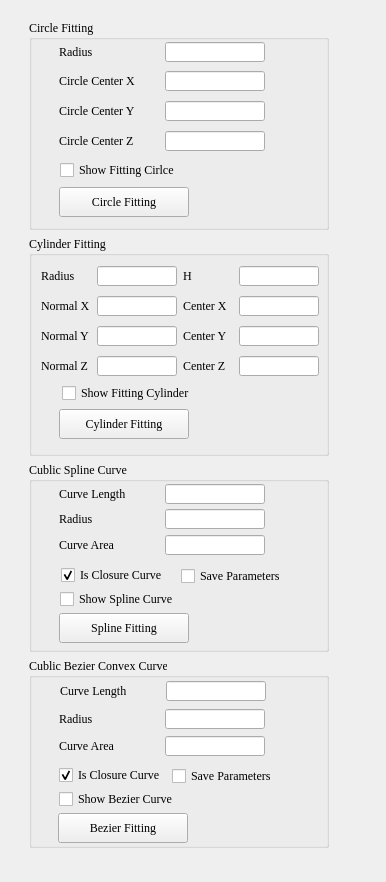
<?xml version="1.0" encoding="UTF-8"?>
<ui version="4.0">
 <class>FittingMethodsForm</class>
 <widget class="QWidget" name="FittingMethodsForm">
  <property name="geometry">
   <rect>
    <x>0</x>
    <y>0</y>
    <width>386</width>
    <height>882</height>
   </rect>
  </property>
  <property name="font">
   <font>
    <family>Times New Roman</family>
    <pointsize>9</pointsize>
   </font>
  </property>
  <property name="windowTitle">
   <string>Form</string>
  </property>
  <widget class="QWidget" name="layoutWidget">
   <property name="geometry">
    <rect>
     <x>29</x>
     <y>20</y>
     <width>302</width>
     <height>830</height>
    </rect>
   </property>
   <layout class="QVBoxLayout" name="verticalLayout">
    <item>
     <widget class="QGroupBox" name="groupBox">
      <property name="minimumSize">
       <size>
        <width>300</width>
        <height>210</height>
       </size>
      </property>
      <property name="maximumSize">
       <size>
        <width>300</width>
        <height>210</height>
       </size>
      </property>
      <property name="title">
       <string>Circle Fitting</string>
      </property>
      <widget class="QCheckBox" name="checkBoxShowCircle">
       <property name="geometry">
        <rect>
         <x>31</x>
         <y>142</y>
         <width>181</width>
         <height>16</height>
        </rect>
       </property>
       <property name="text">
        <string>Show Fitting Cirlce</string>
       </property>
      </widget>
      <widget class="QWidget" name="layoutWidget">
       <property name="geometry">
        <rect>
         <x>30</x>
         <y>50</y>
         <width>208</width>
         <height>22</height>
        </rect>
       </property>
       <layout class="QHBoxLayout" name="horizontalLayout_2">
        <item>
         <widget class="QLabel" name="labelThickNess_5">
          <property name="minimumSize">
           <size>
            <width>100</width>
            <height>20</height>
           </size>
          </property>
          <property name="maximumSize">
           <size>
            <width>100</width>
            <height>20</height>
           </size>
          </property>
          <property name="statusTip">
           <string/>
          </property>
          <property name="text">
           <string>Circle Center X</string>
          </property>
         </widget>
        </item>
        <item>
         <widget class="QLineEdit" name="lineEditCircleCenterX">
          <property name="minimumSize">
           <size>
            <width>100</width>
            <height>20</height>
           </size>
          </property>
          <property name="maximumSize">
           <size>
            <width>100</width>
            <height>20</height>
           </size>
          </property>
          <property name="readOnly">
           <bool>true</bool>
          </property>
         </widget>
        </item>
       </layout>
      </widget>
      <widget class="QWidget" name="layoutWidget_2">
       <property name="geometry">
        <rect>
         <x>30</x>
         <y>80</y>
         <width>208</width>
         <height>22</height>
        </rect>
       </property>
       <layout class="QHBoxLayout" name="horizontalLayout_3">
        <item>
         <widget class="QLabel" name="labelThickNess_6">
          <property name="minimumSize">
           <size>
            <width>100</width>
            <height>20</height>
           </size>
          </property>
          <property name="maximumSize">
           <size>
            <width>100</width>
            <height>20</height>
           </size>
          </property>
          <property name="statusTip">
           <string/>
          </property>
          <property name="text">
           <string>Circle Center Y</string>
          </property>
         </widget>
        </item>
        <item>
         <widget class="QLineEdit" name="lineEditCircleCenterY">
          <property name="minimumSize">
           <size>
            <width>100</width>
            <height>20</height>
           </size>
          </property>
          <property name="maximumSize">
           <size>
            <width>100</width>
            <height>20</height>
           </size>
          </property>
          <property name="readOnly">
           <bool>true</bool>
          </property>
         </widget>
        </item>
       </layout>
      </widget>
      <widget class="QWidget" name="layoutWidget_3">
       <property name="geometry">
        <rect>
         <x>30</x>
         <y>110</y>
         <width>208</width>
         <height>22</height>
        </rect>
       </property>
       <layout class="QHBoxLayout" name="horizontalLayout_4">
        <item>
         <widget class="QLabel" name="labelThickNess_7">
          <property name="minimumSize">
           <size>
            <width>100</width>
            <height>20</height>
           </size>
          </property>
          <property name="maximumSize">
           <size>
            <width>100</width>
            <height>20</height>
           </size>
          </property>
          <property name="statusTip">
           <string/>
          </property>
          <property name="text">
           <string>Circle Center Z</string>
          </property>
         </widget>
        </item>
        <item>
         <widget class="QLineEdit" name="lineEditCircleCenterZ">
          <property name="minimumSize">
           <size>
            <width>100</width>
            <height>20</height>
           </size>
          </property>
          <property name="maximumSize">
           <size>
            <width>100</width>
            <height>20</height>
           </size>
          </property>
          <property name="readOnly">
           <bool>true</bool>
          </property>
         </widget>
        </item>
       </layout>
      </widget>
      <widget class="QPushButton" name="pushButtonCircleFitting">
       <property name="geometry">
        <rect>
         <x>30</x>
         <y>167</y>
         <width>130</width>
         <height>30</height>
        </rect>
       </property>
       <property name="minimumSize">
        <size>
         <width>130</width>
         <height>30</height>
        </size>
       </property>
       <property name="text">
        <string>Circle Fitting</string>
       </property>
      </widget>
      <widget class="QWidget" name="layoutWidget">
       <property name="geometry">
        <rect>
         <x>30</x>
         <y>21</y>
         <width>208</width>
         <height>22</height>
        </rect>
       </property>
       <layout class="QHBoxLayout" name="horizontalLayout">
        <item>
         <widget class="QLabel" name="labelThickNess_4">
          <property name="minimumSize">
           <size>
            <width>100</width>
            <height>20</height>
           </size>
          </property>
          <property name="maximumSize">
           <size>
            <width>100</width>
            <height>20</height>
           </size>
          </property>
          <property name="statusTip">
           <string/>
          </property>
          <property name="text">
           <string>Radius</string>
          </property>
         </widget>
        </item>
        <item>
         <widget class="QLineEdit" name="lineEditCricleRadius">
          <property name="minimumSize">
           <size>
            <width>100</width>
            <height>20</height>
           </size>
          </property>
          <property name="maximumSize">
           <size>
            <width>100</width>
            <height>20</height>
           </size>
          </property>
          <property name="readOnly">
           <bool>true</bool>
          </property>
         </widget>
        </item>
       </layout>
      </widget>
     </widget>
    </item>
    <item>
     <widget class="QGroupBox" name="groupBox_2">
      <property name="minimumSize">
       <size>
        <width>300</width>
        <height>220</height>
       </size>
      </property>
      <property name="maximumSize">
       <size>
        <width>300</width>
        <height>220</height>
       </size>
      </property>
      <property name="title">
       <string>Cylinder Fitting</string>
      </property>
      <widget class="QCheckBox" name="checkBoxShowCylinder">
       <property name="geometry">
        <rect>
         <x>33</x>
         <y>149</y>
         <width>181</width>
         <height>16</height>
        </rect>
       </property>
       <property name="text">
        <string>Show Fitting Cylinder</string>
       </property>
      </widget>
      <widget class="QPushButton" name="pushButtonCylinderFitting">
       <property name="geometry">
        <rect>
         <x>30</x>
         <y>173</y>
         <width>130</width>
         <height>30</height>
        </rect>
       </property>
       <property name="minimumSize">
        <size>
         <width>130</width>
         <height>30</height>
        </size>
       </property>
       <property name="text">
        <string>Cylinder Fitting</string>
       </property>
      </widget>
      <widget class="QWidget" name="layoutWidget">
       <property name="geometry">
        <rect>
         <x>12</x>
         <y>29</y>
         <width>280</width>
         <height>22</height>
        </rect>
       </property>
       <layout class="QHBoxLayout" name="horizontalLayout_5">
        <item>
         <widget class="QLabel" name="labelThickNess_11">
          <property name="minimumSize">
           <size>
            <width>50</width>
            <height>20</height>
           </size>
          </property>
          <property name="maximumSize">
           <size>
            <width>50</width>
            <height>20</height>
           </size>
          </property>
          <property name="statusTip">
           <string/>
          </property>
          <property name="text">
           <string>Radius</string>
          </property>
         </widget>
        </item>
        <item>
         <widget class="QLineEdit" name="lineEditCylinderRadius">
          <property name="minimumSize">
           <size>
            <width>80</width>
            <height>20</height>
           </size>
          </property>
          <property name="maximumSize">
           <size>
            <width>80</width>
            <height>20</height>
           </size>
          </property>
          <property name="readOnly">
           <bool>true</bool>
          </property>
         </widget>
        </item>
        <item>
         <widget class="QLabel" name="labelThickNess_14">
          <property name="minimumSize">
           <size>
            <width>50</width>
            <height>20</height>
           </size>
          </property>
          <property name="maximumSize">
           <size>
            <width>50</width>
            <height>20</height>
           </size>
          </property>
          <property name="statusTip">
           <string/>
          </property>
          <property name="text">
           <string>H </string>
          </property>
         </widget>
        </item>
        <item>
         <widget class="QLineEdit" name="lineEditCylinderH">
          <property name="minimumSize">
           <size>
            <width>80</width>
            <height>20</height>
           </size>
          </property>
          <property name="maximumSize">
           <size>
            <width>80</width>
            <height>20</height>
           </size>
          </property>
          <property name="readOnly">
           <bool>true</bool>
          </property>
         </widget>
        </item>
       </layout>
      </widget>
      <widget class="QWidget" name="layoutWidget">
       <property name="geometry">
        <rect>
         <x>12</x>
         <y>59</y>
         <width>280</width>
         <height>22</height>
        </rect>
       </property>
       <layout class="QHBoxLayout" name="horizontalLayout_6">
        <item>
         <widget class="QLabel" name="labelThickNess_8">
          <property name="minimumSize">
           <size>
            <width>50</width>
            <height>20</height>
           </size>
          </property>
          <property name="maximumSize">
           <size>
            <width>50</width>
            <height>20</height>
           </size>
          </property>
          <property name="statusTip">
           <string/>
          </property>
          <property name="text">
           <string>Normal X</string>
          </property>
         </widget>
        </item>
        <item>
         <widget class="QLineEdit" name="lineEditCylinderNormalX">
          <property name="minimumSize">
           <size>
            <width>80</width>
            <height>20</height>
           </size>
          </property>
          <property name="maximumSize">
           <size>
            <width>80</width>
            <height>20</height>
           </size>
          </property>
          <property name="readOnly">
           <bool>true</bool>
          </property>
         </widget>
        </item>
        <item>
         <widget class="QLabel" name="labelThickNess_17">
          <property name="minimumSize">
           <size>
            <width>50</width>
            <height>20</height>
           </size>
          </property>
          <property name="maximumSize">
           <size>
            <width>50</width>
            <height>20</height>
           </size>
          </property>
          <property name="statusTip">
           <string/>
          </property>
          <property name="text">
           <string>Center X</string>
          </property>
         </widget>
        </item>
        <item>
         <widget class="QLineEdit" name="lineEditCylinderCenterX">
          <property name="minimumSize">
           <size>
            <width>80</width>
            <height>20</height>
           </size>
          </property>
          <property name="maximumSize">
           <size>
            <width>80</width>
            <height>20</height>
           </size>
          </property>
          <property name="readOnly">
           <bool>true</bool>
          </property>
         </widget>
        </item>
       </layout>
      </widget>
      <widget class="QWidget" name="layoutWidget">
       <property name="geometry">
        <rect>
         <x>12</x>
         <y>89</y>
         <width>280</width>
         <height>22</height>
        </rect>
       </property>
       <layout class="QHBoxLayout" name="horizontalLayout_7">
        <item>
         <widget class="QLabel" name="labelThickNess_9">
          <property name="minimumSize">
           <size>
            <width>50</width>
            <height>20</height>
           </size>
          </property>
          <property name="maximumSize">
           <size>
            <width>50</width>
            <height>20</height>
           </size>
          </property>
          <property name="statusTip">
           <string/>
          </property>
          <property name="text">
           <string>Normal Y</string>
          </property>
         </widget>
        </item>
        <item>
         <widget class="QLineEdit" name="lineEditCylinderNormalY">
          <property name="minimumSize">
           <size>
            <width>80</width>
            <height>20</height>
           </size>
          </property>
          <property name="maximumSize">
           <size>
            <width>80</width>
            <height>20</height>
           </size>
          </property>
          <property name="readOnly">
           <bool>true</bool>
          </property>
         </widget>
        </item>
        <item>
         <widget class="QLabel" name="labelThickNess_19">
          <property name="minimumSize">
           <size>
            <width>50</width>
            <height>20</height>
           </size>
          </property>
          <property name="maximumSize">
           <size>
            <width>50</width>
            <height>20</height>
           </size>
          </property>
          <property name="statusTip">
           <string/>
          </property>
          <property name="text">
           <string>Center Y</string>
          </property>
         </widget>
        </item>
        <item>
         <widget class="QLineEdit" name="lineEditCylinderCenterY">
          <property name="minimumSize">
           <size>
            <width>80</width>
            <height>20</height>
           </size>
          </property>
          <property name="maximumSize">
           <size>
            <width>80</width>
            <height>20</height>
           </size>
          </property>
          <property name="readOnly">
           <bool>true</bool>
          </property>
         </widget>
        </item>
       </layout>
      </widget>
      <widget class="QWidget" name="layoutWidget">
       <property name="geometry">
        <rect>
         <x>12</x>
         <y>119</y>
         <width>280</width>
         <height>22</height>
        </rect>
       </property>
       <layout class="QHBoxLayout" name="horizontalLayout_8">
        <item>
         <widget class="QLabel" name="labelThickNess_10">
          <property name="minimumSize">
           <size>
            <width>50</width>
            <height>20</height>
           </size>
          </property>
          <property name="maximumSize">
           <size>
            <width>50</width>
            <height>20</height>
           </size>
          </property>
          <property name="statusTip">
           <string/>
          </property>
          <property name="text">
           <string>Normal Z</string>
          </property>
         </widget>
        </item>
        <item>
         <widget class="QLineEdit" name="lineEditCylinderNormalZ">
          <property name="minimumSize">
           <size>
            <width>80</width>
            <height>20</height>
           </size>
          </property>
          <property name="maximumSize">
           <size>
            <width>80</width>
            <height>20</height>
           </size>
          </property>
          <property name="readOnly">
           <bool>true</bool>
          </property>
         </widget>
        </item>
        <item>
         <widget class="QLabel" name="labelThickNess_18">
          <property name="minimumSize">
           <size>
            <width>50</width>
            <height>20</height>
           </size>
          </property>
          <property name="maximumSize">
           <size>
            <width>50</width>
            <height>20</height>
           </size>
          </property>
          <property name="statusTip">
           <string/>
          </property>
          <property name="text">
           <string>Center Z</string>
          </property>
         </widget>
        </item>
        <item>
         <widget class="QLineEdit" name="lineEditCylinderCenterZ">
          <property name="minimumSize">
           <size>
            <width>80</width>
            <height>20</height>
           </size>
          </property>
          <property name="maximumSize">
           <size>
            <width>80</width>
            <height>20</height>
           </size>
          </property>
          <property name="readOnly">
           <bool>true</bool>
          </property>
         </widget>
        </item>
       </layout>
      </widget>
     </widget>
    </item>
    <item>
     <widget class="QGroupBox" name="groupBox_3">
      <property name="minimumSize">
       <size>
        <width>300</width>
        <height>190</height>
       </size>
      </property>
      <property name="maximumSize">
       <size>
        <width>300</width>
        <height>190</height>
       </size>
      </property>
      <property name="title">
       <string>Cublic Spline Curve</string>
      </property>
      <widget class="QCheckBox" name="checkBoxShowSpline">
       <property name="geometry">
        <rect>
         <x>31</x>
         <y>127</y>
         <width>120</width>
         <height>20</height>
        </rect>
       </property>
       <property name="minimumSize">
        <size>
         <width>120</width>
         <height>20</height>
        </size>
       </property>
       <property name="maximumSize">
        <size>
         <width>120</width>
         <height>20</height>
        </size>
       </property>
       <property name="text">
        <string>Show Spline Curve</string>
       </property>
      </widget>
      <widget class="QWidget" name="layoutWidget_8">
       <property name="geometry">
        <rect>
         <x>30</x>
         <y>72</y>
         <width>208</width>
         <height>22</height>
        </rect>
       </property>
       <layout class="QHBoxLayout" name="horizontalLayout_9">
        <item>
         <widget class="QLabel" name="labelThickNess_12">
          <property name="minimumSize">
           <size>
            <width>100</width>
            <height>20</height>
           </size>
          </property>
          <property name="maximumSize">
           <size>
            <width>100</width>
            <height>20</height>
           </size>
          </property>
          <property name="statusTip">
           <string/>
          </property>
          <property name="text">
           <string>Curve Area</string>
          </property>
         </widget>
        </item>
        <item>
         <widget class="QLineEdit" name="lineEditSplineArea">
          <property name="minimumSize">
           <size>
            <width>100</width>
            <height>20</height>
           </size>
          </property>
          <property name="maximumSize">
           <size>
            <width>100</width>
            <height>20</height>
           </size>
          </property>
          <property name="readOnly">
           <bool>true</bool>
          </property>
         </widget>
        </item>
       </layout>
      </widget>
      <widget class="QPushButton" name="pushButtonSplineFitting">
       <property name="geometry">
        <rect>
         <x>30</x>
         <y>151</y>
         <width>130</width>
         <height>30</height>
        </rect>
       </property>
       <property name="minimumSize">
        <size>
         <width>130</width>
         <height>30</height>
        </size>
       </property>
       <property name="text">
        <string>Spline Fitting</string>
       </property>
      </widget>
      <widget class="QWidget" name="layoutWidget_11">
       <property name="geometry">
        <rect>
         <x>30</x>
         <y>21</y>
         <width>208</width>
         <height>22</height>
        </rect>
       </property>
       <layout class="QHBoxLayout" name="horizontalLayout_12">
        <item>
         <widget class="QLabel" name="labelThickNess_15">
          <property name="minimumSize">
           <size>
            <width>100</width>
            <height>20</height>
           </size>
          </property>
          <property name="maximumSize">
           <size>
            <width>100</width>
            <height>20</height>
           </size>
          </property>
          <property name="statusTip">
           <string/>
          </property>
          <property name="text">
           <string>Curve Length</string>
          </property>
         </widget>
        </item>
        <item>
         <widget class="QLineEdit" name="lineEditSplineLength">
          <property name="minimumSize">
           <size>
            <width>100</width>
            <height>20</height>
           </size>
          </property>
          <property name="maximumSize">
           <size>
            <width>100</width>
            <height>20</height>
           </size>
          </property>
          <property name="readOnly">
           <bool>true</bool>
          </property>
         </widget>
        </item>
       </layout>
      </widget>
      <widget class="QCheckBox" name="checkBoxSplineIsClosure">
       <property name="geometry">
        <rect>
         <x>32</x>
         <y>103</y>
         <width>120</width>
         <height>20</height>
        </rect>
       </property>
       <property name="minimumSize">
        <size>
         <width>120</width>
         <height>20</height>
        </size>
       </property>
       <property name="maximumSize">
        <size>
         <width>120</width>
         <height>20</height>
        </size>
       </property>
       <property name="text">
        <string>Is Closure Curve</string>
       </property>
       <property name="checked">
        <bool>true</bool>
       </property>
      </widget>
      <widget class="QCheckBox" name="checkBoxSaveSplineParameters">
       <property name="geometry">
        <rect>
         <x>152</x>
         <y>104</y>
         <width>120</width>
         <height>20</height>
        </rect>
       </property>
       <property name="minimumSize">
        <size>
         <width>120</width>
         <height>20</height>
        </size>
       </property>
       <property name="maximumSize">
        <size>
         <width>120</width>
         <height>20</height>
        </size>
       </property>
       <property name="text">
        <string>Save Parameters</string>
       </property>
       <property name="checked">
        <bool>false</bool>
       </property>
      </widget>
      <widget class="QWidget" name="layoutWidget_12">
       <property name="geometry">
        <rect>
         <x>30</x>
         <y>46</y>
         <width>208</width>
         <height>22</height>
        </rect>
       </property>
       <layout class="QHBoxLayout" name="horizontalLayout_14">
        <item>
         <widget class="QLabel" name="labelThickNess_21">
          <property name="minimumSize">
           <size>
            <width>100</width>
            <height>20</height>
           </size>
          </property>
          <property name="maximumSize">
           <size>
            <width>100</width>
            <height>20</height>
           </size>
          </property>
          <property name="statusTip">
           <string/>
          </property>
          <property name="text">
           <string>Radius</string>
          </property>
         </widget>
        </item>
        <item>
         <widget class="QLineEdit" name="lineEditSplineRadius">
          <property name="minimumSize">
           <size>
            <width>100</width>
            <height>20</height>
           </size>
          </property>
          <property name="maximumSize">
           <size>
            <width>100</width>
            <height>20</height>
           </size>
          </property>
          <property name="readOnly">
           <bool>true</bool>
          </property>
         </widget>
        </item>
       </layout>
      </widget>
     </widget>
    </item>
    <item>
     <widget class="QGroupBox" name="groupBox_4">
      <property name="minimumSize">
       <size>
        <width>300</width>
        <height>190</height>
       </size>
      </property>
      <property name="maximumSize">
       <size>
        <width>300</width>
        <height>190</height>
       </size>
      </property>
      <property name="title">
       <string>Cublic Bezier Convex Curve</string>
      </property>
      <widget class="QCheckBox" name="checkBoxShowBezier">
       <property name="geometry">
        <rect>
         <x>30</x>
         <y>131</y>
         <width>120</width>
         <height>20</height>
        </rect>
       </property>
       <property name="minimumSize">
        <size>
         <width>120</width>
         <height>20</height>
        </size>
       </property>
       <property name="maximumSize">
        <size>
         <width>120</width>
         <height>20</height>
        </size>
       </property>
       <property name="text">
        <string>Show Bezier Curve</string>
       </property>
      </widget>
      <widget class="QWidget" name="layoutWidget_9">
       <property name="geometry">
        <rect>
         <x>30</x>
         <y>77</y>
         <width>208</width>
         <height>22</height>
        </rect>
       </property>
       <layout class="QHBoxLayout" name="horizontalLayout_10">
        <item>
         <widget class="QLabel" name="labelThickNess_13">
          <property name="minimumSize">
           <size>
            <width>100</width>
            <height>20</height>
           </size>
          </property>
          <property name="maximumSize">
           <size>
            <width>100</width>
            <height>20</height>
           </size>
          </property>
          <property name="statusTip">
           <string/>
          </property>
          <property name="text">
           <string>Curve Area</string>
          </property>
         </widget>
        </item>
        <item>
         <widget class="QLineEdit" name="lineEditBezierArea">
          <property name="minimumSize">
           <size>
            <width>100</width>
            <height>20</height>
           </size>
          </property>
          <property name="maximumSize">
           <size>
            <width>100</width>
            <height>20</height>
           </size>
          </property>
          <property name="readOnly">
           <bool>true</bool>
          </property>
         </widget>
        </item>
       </layout>
      </widget>
      <widget class="QPushButton" name="pushButtonBezierFitting">
       <property name="geometry">
        <rect>
         <x>29</x>
         <y>155</y>
         <width>130</width>
         <height>30</height>
        </rect>
       </property>
       <property name="minimumSize">
        <size>
         <width>130</width>
         <height>30</height>
        </size>
       </property>
       <property name="text">
        <string>Bezier Fitting</string>
       </property>
      </widget>
      <widget class="QCheckBox" name="checkBoxBezierIsClosure">
       <property name="geometry">
        <rect>
         <x>30</x>
         <y>107</y>
         <width>120</width>
         <height>20</height>
        </rect>
       </property>
       <property name="minimumSize">
        <size>
         <width>120</width>
         <height>20</height>
        </size>
       </property>
       <property name="maximumSize">
        <size>
         <width>120</width>
         <height>20</height>
        </size>
       </property>
       <property name="text">
        <string>Is Closure Curve</string>
       </property>
       <property name="checked">
        <bool>true</bool>
       </property>
      </widget>
      <widget class="QCheckBox" name="checkBoxSaveBezierParameters">
       <property name="geometry">
        <rect>
         <x>143</x>
         <y>108</y>
         <width>120</width>
         <height>20</height>
        </rect>
       </property>
       <property name="minimumSize">
        <size>
         <width>120</width>
         <height>20</height>
        </size>
       </property>
       <property name="maximumSize">
        <size>
         <width>120</width>
         <height>20</height>
        </size>
       </property>
       <property name="text">
        <string>Save Parameters</string>
       </property>
       <property name="checked">
        <bool>false</bool>
       </property>
      </widget>
      <widget class="QWidget" name="layoutWidget_4">
       <property name="geometry">
        <rect>
         <x>30</x>
         <y>50</y>
         <width>208</width>
         <height>22</height>
        </rect>
       </property>
       <layout class="QHBoxLayout" name="horizontalLayout_11">
        <item>
         <widget class="QLabel" name="labelThickNess_20">
          <property name="minimumSize">
           <size>
            <width>100</width>
            <height>20</height>
           </size>
          </property>
          <property name="maximumSize">
           <size>
            <width>100</width>
            <height>20</height>
           </size>
          </property>
          <property name="statusTip">
           <string/>
          </property>
          <property name="text">
           <string>Radius</string>
          </property>
         </widget>
        </item>
        <item>
         <widget class="QLineEdit" name="lineEditBezierRadius">
          <property name="minimumSize">
           <size>
            <width>100</width>
            <height>20</height>
           </size>
          </property>
          <property name="maximumSize">
           <size>
            <width>100</width>
            <height>20</height>
           </size>
          </property>
          <property name="readOnly">
           <bool>true</bool>
          </property>
         </widget>
        </item>
       </layout>
      </widget>
      <widget class="QWidget" name="layoutWidget">
       <property name="geometry">
        <rect>
         <x>31</x>
         <y>22</y>
         <width>208</width>
         <height>22</height>
        </rect>
       </property>
       <layout class="QHBoxLayout" name="horizontalLayout_13">
        <item>
         <widget class="QLabel" name="labelThickNess_16">
          <property name="minimumSize">
           <size>
            <width>100</width>
            <height>20</height>
           </size>
          </property>
          <property name="maximumSize">
           <size>
            <width>100</width>
            <height>20</height>
           </size>
          </property>
          <property name="statusTip">
           <string/>
          </property>
          <property name="text">
           <string>Curve Length</string>
          </property>
         </widget>
        </item>
        <item>
         <widget class="QLineEdit" name="lineEditBezierLength">
          <property name="minimumSize">
           <size>
            <width>100</width>
            <height>20</height>
           </size>
          </property>
          <property name="maximumSize">
           <size>
            <width>100</width>
            <height>20</height>
           </size>
          </property>
          <property name="readOnly">
           <bool>true</bool>
          </property>
         </widget>
        </item>
       </layout>
      </widget>
     </widget>
    </item>
   </layout>
  </widget>
 </widget>
 <tabstops>
  <tabstop>checkBoxShowCircle</tabstop>
  <tabstop>pushButtonCircleFitting</tabstop>
  <tabstop>checkBoxShowCylinder</tabstop>
  <tabstop>pushButtonCylinderFitting</tabstop>
  <tabstop>checkBoxSplineIsClosure</tabstop>
  <tabstop>checkBoxShowSpline</tabstop>
  <tabstop>pushButtonSplineFitting</tabstop>
  <tabstop>checkBoxBezierIsClosure</tabstop>
  <tabstop>checkBoxShowBezier</tabstop>
  <tabstop>pushButtonBezierFitting</tabstop>
  <tabstop>lineEditCricleRadius</tabstop>
  <tabstop>lineEditCircleCenterX</tabstop>
  <tabstop>lineEditCircleCenterY</tabstop>
  <tabstop>lineEditCircleCenterZ</tabstop>
  <tabstop>lineEditCylinderRadius</tabstop>
  <tabstop>lineEditCylinderH</tabstop>
  <tabstop>lineEditCylinderNormalX</tabstop>
  <tabstop>lineEditCylinderCenterX</tabstop>
  <tabstop>lineEditCylinderNormalY</tabstop>
  <tabstop>lineEditCylinderCenterY</tabstop>
  <tabstop>lineEditCylinderNormalZ</tabstop>
  <tabstop>lineEditCylinderCenterZ</tabstop>
  <tabstop>lineEditSplineLength</tabstop>
  <tabstop>lineEditSplineArea</tabstop>
  <tabstop>lineEditBezierLength</tabstop>
  <tabstop>lineEditBezierArea</tabstop>
 </tabstops>
 <resources/>
 <connections/>
</ui>
